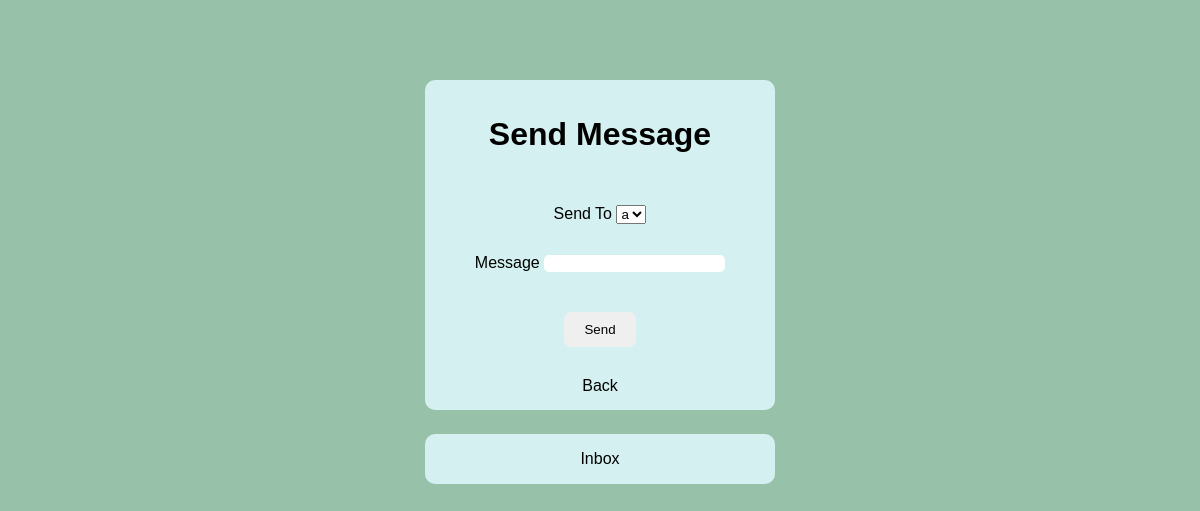
Page /messageRSA (signed in) on the earlier database version.
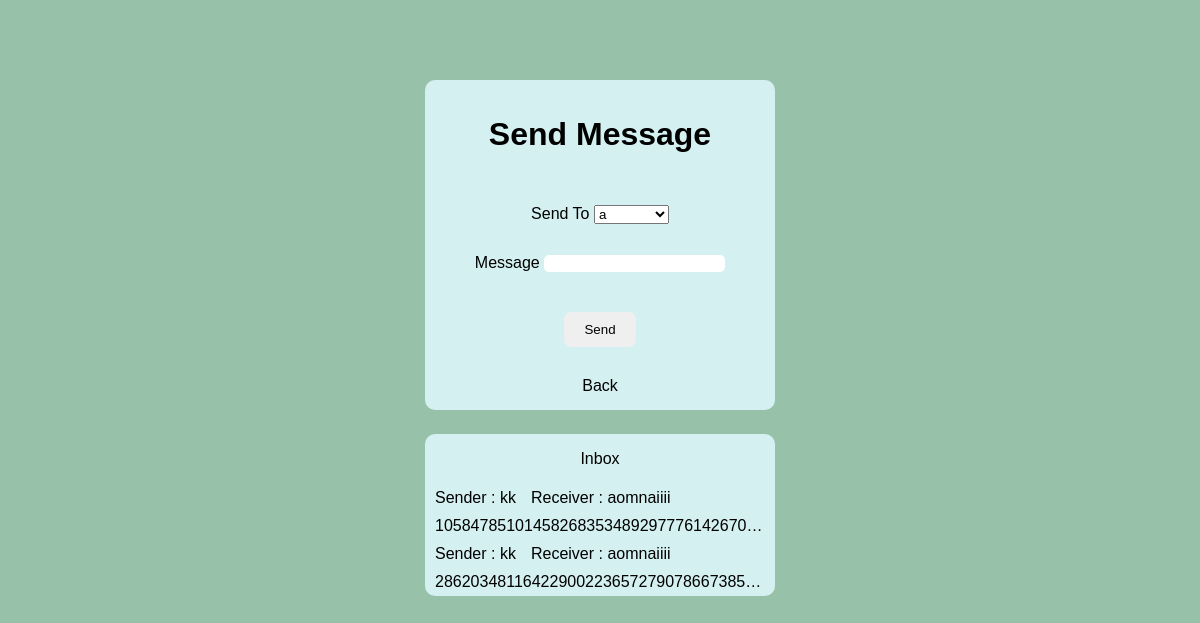
Same page on the later database version.
### cryptoweb/models.py (models this page shows)
class Messages(models.Model):
    sender = models.CharField(max_length=64)
    receiver = models.CharField(max_length=64)
    message = models.CharField(max_length=512)
    signature = models.CharField(max_length=512)
    checkmessage = models.BooleanField(default=True)
    mode = models.CharField(max_length=32,default="None")

### cryptoweb/views.py (the view, shortened to what this page needs)
# urls.py: path('messageRSA', views.sendmessagersa, name="rsa"),
def sendmessagersa(request):
    if request.user.is_authenticated:
        messages = copy.deepcopy(Messages.objects.filter(mode="RSA"))
        key = request.user.getPrivate_key()
        newmessages = []
        for m in messages:
            if request.user.username == m.receiver:
                m.message = RSAFunc.RSA_decrypt(message=m.message,key=key)
                newmessages.append(m)
            else:
                newmessages.append(m)
        return render(request, 'cryptoweb/rsa.html',
                    { 'alluser' : Account.objects.all(),
                        'messages' : newmessages,
                    })
    return render(request, 'cryptoweb/signin.html')

### cryptoweb/models.py (called while the page is built)
    def getPrivate_key(self):
        return eval(self.private_key)

### cryptoweb/templates/cryptoweb/rsa.html (shortened to what this page needs)
<!DOCTYPE html>
<html lang="en">
<head>
    <link rel="stylesheet" href="../../static/cryptoweb/digital.css">
</head>
<body>
    <form action="{% url 'rsa' %}" method="post">
        <div class="box">
            <h1>Send Message</h1>
        </div>
        <div class="box">
            <label for="">Send To</label>
            <select name="receiver" id="">
                {% for user in alluser %}
                    {% if user != request.user %}
                    <option value="{{user.username}}">{{user.username}}</option>
                    {% endif %}
                    {% empty %}
                    <option value="" disabled>Account not available</option>
                {% endfor %}
            </select>
        </div>
        <div class="box">
            <label for="">Message</label>
            <input type="text" name="message">
        </div>
        <div class="box">
            <button type="submit">Send</button>
        </div>
        <div class="box">
            <a href="/" class="back">Back</a>
        </div>
    </form>
    <div class="container">
            <p class="first">Inbox</p>
            {% for m in messages %}
            <span>
                <p class="p">Sender : {{ m.sender }}</p>
                <p class="p">Receiver : {{ m.receiver }}</p>
            </span>
            <p class="p">{{ m.message }}</p>
            {% endfor %}
    </div>
</body>
</html>

Differences in the rows shown:
added Messages: sender "kk", receiver "aomnaiiii", message "10584785101458268353489297776142670…"
added Messages: sender "kk", receiver "aomnaiiii", message "28620348116422900223657279078667385…"
